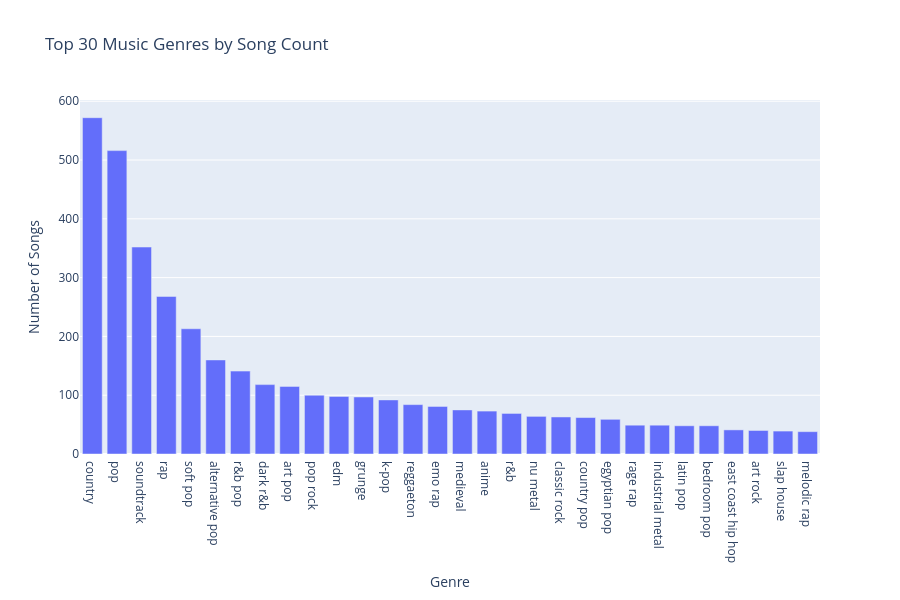

Write notebook code for a chart like this one.
### Markdown cell above
> **Finding:** Pop and its subgenres concentrate the highest number of songs,
> followed by hip-hop and r&b.

### Code cell
# The 'Unknown' genre is dominating the chart, so it is excluded.
# Focus on the top 30 most important genres.

# Count by main_genre without 'Unknown'
df_count_main = df_count_main[df_count_main['main_genre'] != 'Unknown']
# Sort and select top 30
df_top30 = df_count_main.head(30)
# Plot
fig = px.bar(df_top30, x='main_genre', y='count',
             title='Top 30 Music Genres by Song Count',
             labels={'main_genre': 'Genre', 'count': 'Number of Songs'},
             height=600)
fig.show()
fig.write_image('generos_top30.png')

### Figure 1 — Plotly figure (JSON) as saved in the notebook; plotly's stock layout.template omitted (floating-point values rounded to 4 significant figures)
{"data": [{"hovertemplate": "Genre=%{x}<br>Number of Songs=%{y}<extra></extra>", "legendgroup": "", "marker": {"color": "#636efa", "pattern": {"shape": ""}}, "name": "", "orientation": "v", "showlegend": false, "textposition": "auto", "type": "bar", "x": ["country", "pop", "soundtrack", "rap", "soft pop", "alternative pop", "r&b pop", "dark r&b", "art pop", "pop rock", "edm", "grunge", "k-pop", "reggaeton", "emo rap", "medieval", "anime", "r&b", "nu metal", "classic rock", "country pop", "egyptian pop", "rage rap", "industrial metal", "latin pop", "bedroom pop", "east coast hip hop", "art rock", "slap house", "melodic rap"], "xaxis": "x", "y": [572, 516, 352, 268, 213, 160, 141, 118, 115, 100, 98, 97, 92, 84, 81, 75, 73, 69, 64, 63, 62, 59, 49, 49, 48, 48, 41, 40, 39, 38], "yaxis": "y"}], "layout": {"barmode": "relative", "height": 600, "legend": {"tracegroupgap": 0}, "title": {"text": "Top 30 Music Genres by Song Count"}, "xaxis": {"anchor": "y", "domain": [0, 1], "title": {"text": "Genre"}}, "yaxis": {"anchor": "x", "domain": [0, 1], "title": {"text": "Number of Songs"}}}}
